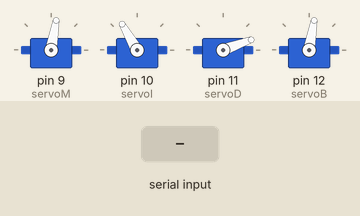
This sketch was run on a simulated Arduino Uno, built with avr-gcc and run on an emulated ATmega328P. Shown: 4 × servo. The inputs (shaded band) are chosen by the test bench.

Above: at 1.2 s.
1.3 s: "S" received over Serial
At 2.71 s:
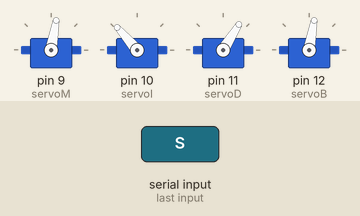
At 3.19 s:
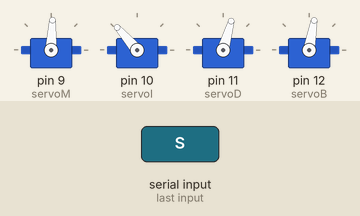
7.3 s: "G" received over Serial
9.6 s: "S" received over Serial
At 11.5 s:
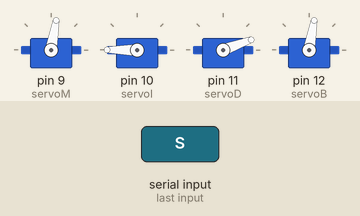
Timing chart, 0 to 23.7 s (numbered marks = the images above; inputs shaded):
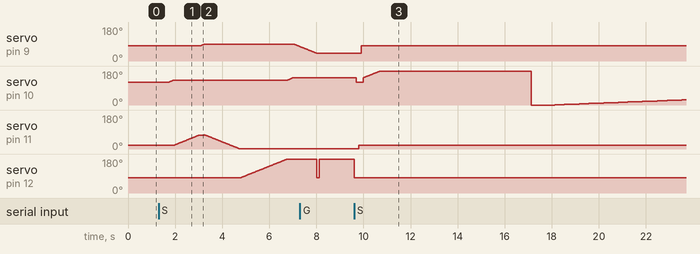

The sketch:

wally.ino
```cpp
#include <Servo.h>
 #include <SoftwareSerial.h>
Servo servoM;
Servo servoI;
Servo servoD;
Servo servoB;

int B={80}, D={20}, I={120}, M={80};
 char dato;

void setup()
{
  servoM.attach(9);
  servoI.attach(10);
  servoD.attach(11);
  servoB.attach(12);


    servoM.write(M);
  servoI.write(I);
  servoD.write(D);
 servoB.write(B);


 Serial.begin(9600);
delay(15);


}

void loop()
{

      if (Serial.available() > 0){
      if (Serial.available() <180){
        dato= Serial.read();


  if(dato=='B'){
        servoM.write(M);
        M++;
     }
     else if(dato=='A'){
        servoM.write(M);
       M--;
     }
      else if(dato=='F'){
      servoI.write(I);
    I++;
     }
     else if(dato=='E'){
      servoI.write(I);
     I--;
     }
    else if(dato=='C'){
        servoD.write(D);
        D++;
     }
     else if(dato=='D'){
        servoD.write(D);
        D--;
     }
     else if(dato=='G'){
        servoB.write(B);
        B++;
     }
     else if(dato=='H'){
        servoB.write(B);
        B--;
     }
       if(dato=='S'){

      servoB.attach(12);
      servoB.write (80);
 delay (100);


  servoI.attach(10);
  servoI.write (120);
 delay (100);


  servoD.attach(11);
  servoD.write (20);
 delay (100);


  servoM.attach(9);
  servoM.write (80);
 delay (100);


for(I;I!=132;I++){
  servoI.write(I);
  delay(20);
  }

for(D;D!=75;D++){
  servoD.write(D);
  delay(20);
  }

for(M;M!=90;M++){
  servoM.write(M);
  delay(20);
  }
for(D;D!=0;D--){
  servoD.write(D);
  delay(20);
  }
for(B;B!=180;B++){
 servoB.write(B);
  delay(20);
  }
for(I;I!=145;I++){
  servoI.write(I);
  delay(20);
  }
for(M;M!=40;M--){
    servoM.write(M);
  delay(20);
}
      servoB.attach(12);
      servoB.write (80);
 delay (100);

}


    }
     }

}
```

Measured:
- after the input at 1.3 s, servo on pin 9 (servoM): rises from 80° to 90° in 4.0 s, then falls to 77° in 0.26 s; servo on pin 10 (servoI): moves from 120° to 144° over 5.3 s, starting after 0.42 s
- after the input at 9.6 s, servo on pin 9 (servoM): 41° → 80° after 0.30 s; servo on pin 11 (servoD): 1° → 20° after 0.20 s; servo on pin 12 (servoB): 180° → 80° at once
